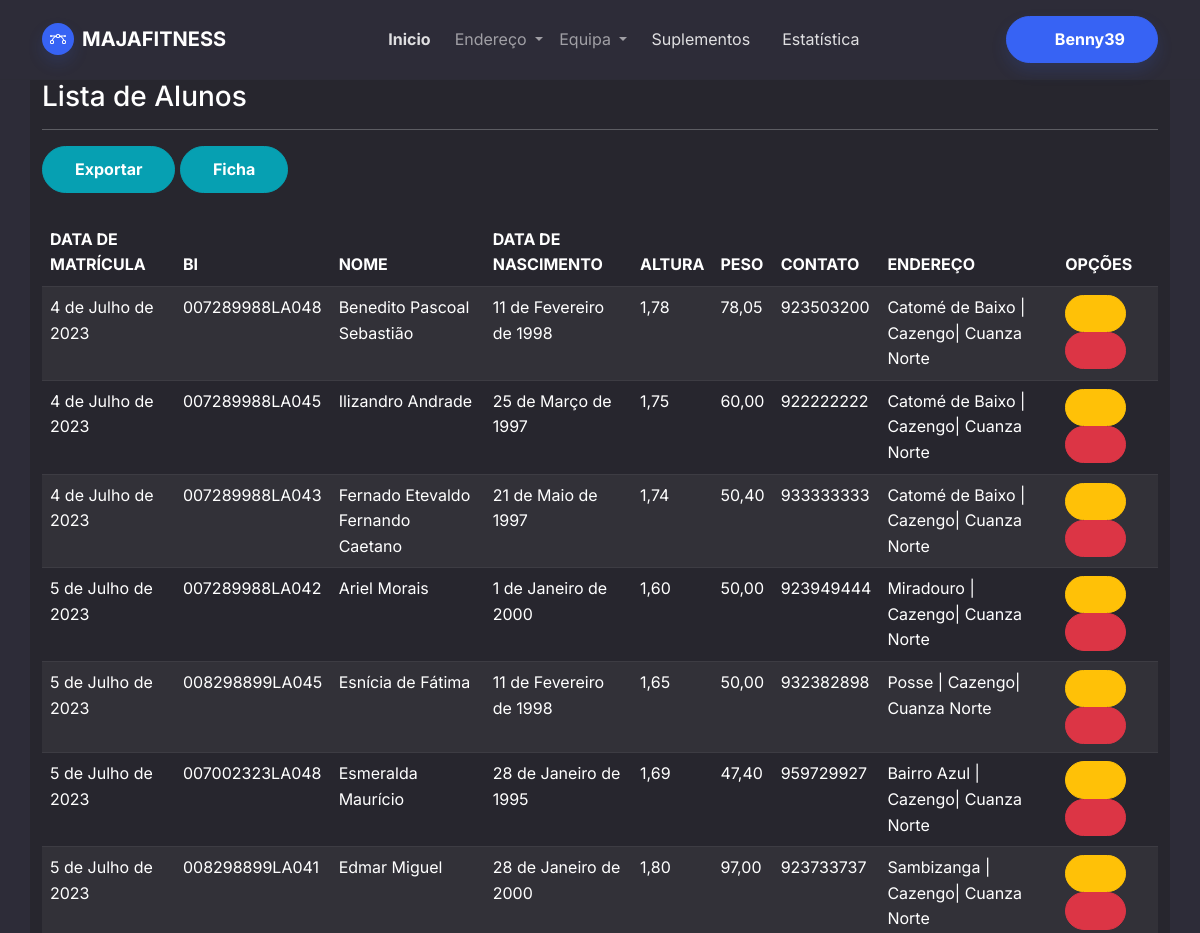
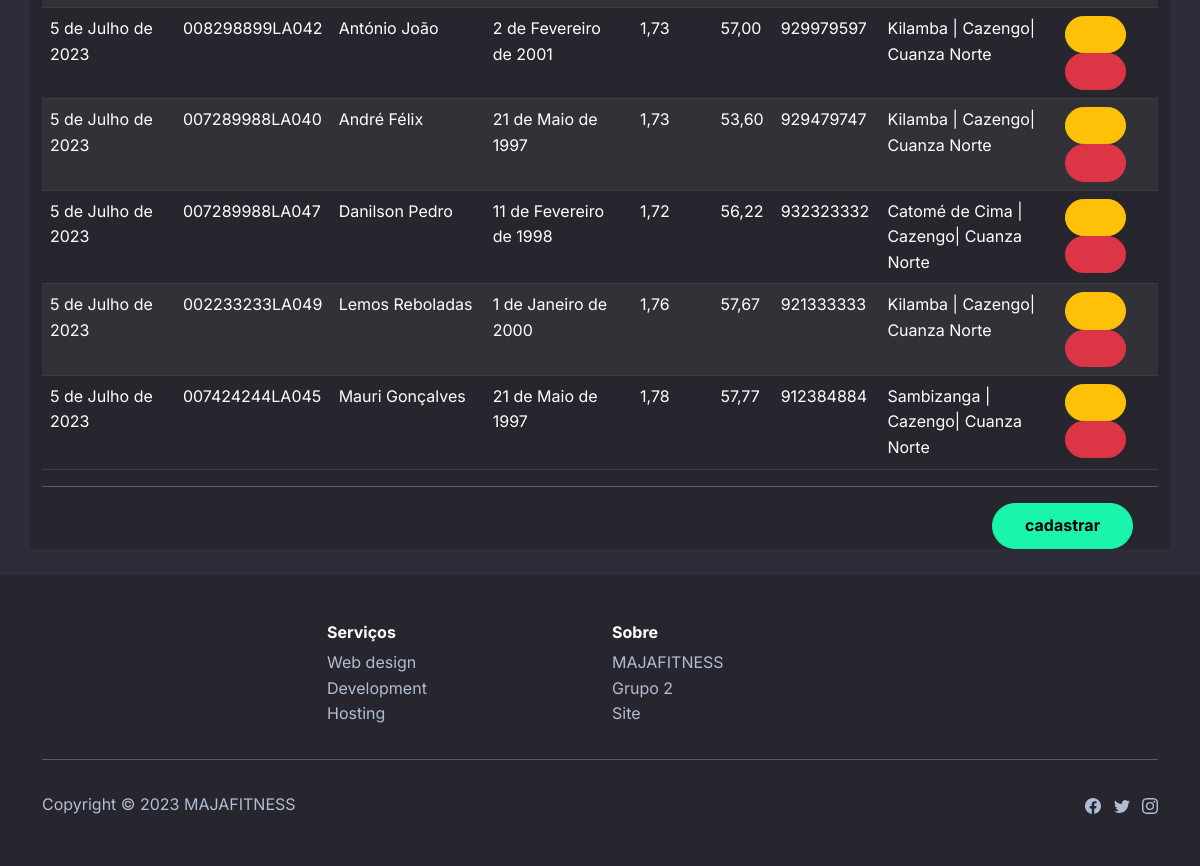
Screenshot of /listar/aluno (signed in) with the database file from the repository (2 pictures, top to bottom).
### cadastros/models.py (models this page shows, shortened)
class Aluno(models.Model):
    nome = models.CharField(max_length=100)
    bi = models.CharField(max_length=14, unique=True)
    data_matricula = models.DateField(default=datetime.now(), verbose_name="Data de Matrícula")
    data_nascimento = models.DateField(verbose_name="Data de Nascimento")
    altura = models.DecimalField(decimal_places=2, max_digits=3)
    peso = models.DecimalField(decimal_places=2, max_digits=5)
    contato1 = models.DecimalField(max_digits=9,decimal_places=0, verbose_name="Contato Príncipal")
    contato2 = models.DecimalField(max_digits=9,decimal_places=0, verbose_name="Contato Alternatico")
    endereco = models.ForeignKey(Bairro, on_delete = models.PROTECT)

class Bairro(models.Model):
    nome = models.CharField(max_length=100)
    municipio = models.ForeignKey(Municipio, on_delete = models.PROTECT, verbose_name="Município")
    def __str__(self):
        return f"{self.nome} | {self.municipio}"

class Municipio(models.Model):
    nome = models.CharField(max_length=100)
    provincia = models.ForeignKey(Provincia, on_delete = models.PROTECT, verbose_name="Província")
    def __str__(self):
        return f"{self.nome}| {self.provincia}"

class Provincia(models.Model):
    nome = models.CharField(max_length=100, unique=True)
    def __str__(self):
        return f"{self.nome}"

### cadastros/views.py (the view)
# urls.py: path("listar/aluno", AlunoListar.as_view(), name="listar-aluno"),
class AlunoListar(GroupRequiredMixin, LoginRequiredMixin, ListView):
    model = Aluno
    template_name="listarAluno.html"
    group_required = u"admin"
    def get_context_data(self, *args, **kwargs):
        context = super().get_context_data(*args, **kwargs)
        context["titulo"] = "Lista de Alunos"
        return context

### cadastros/templates/listarAluno.html (shortened to what this page needs)
{% extends 'index.html' %}
{% load static %}
{% load crispy_forms_tags %}
{% block conteudo %}
<div class="container bg-dark">
    <h3 class="title">{{ titulo }}</h3>
    <hr>
    <a href="{% url 'aluno' %}" type="button" class="btn btn-info">
        Exportar
    </a>
    <a href="{% url 'relatorio' %}" type="button" class="btn btn-info">
        Ficha
    </a>
    <br>
    <br>
        <table class="table table-striped table-hover table-condesed table-dark" id="tabela">
            <thead>
                <tr>
                    <th>DATA DE MATRÍCULA</th>
                    <th>BI</th>
                    <th>NOME</th>
                    <th>DATA DE NASCIMENTO</th>
                    <th>ALTURA</th>
                    <th>PESO</th>
                    <th>CONTATO</th>
                    <th>ENDEREÇO</th>
                    <th>OPÇÕES</th>
                </tr>
            </thead>
            <tbody>
                {% for Aluno in object_list %}
            <tr>
                <td>{{ Aluno.data_matricula }}</td>
                <td>{{ Aluno.bi }}</td>
                <td>{{ Aluno.nome }}</td>
                <td>{{ Aluno.data_nascimento }}</td>
                <td>{{ Aluno.altura }}</td>
                <td>{{ Aluno.peso }}</td>
                <td>{{ Aluno.contato1 }}</td>
                <td>{{ Aluno.endereco }}</td>
                <td>
                    <a href="{% url 'editar-aluno' Aluno.pk %}" class="btn btn-warning btn-sm" data-toggle="tooltip" title="Editar">
                        <i class="fa fa-edit"></i>
                    </a>
                    <a href="{% url 'excluir-aluno' Aluno.pk %}" class="btn btn-danger btn-sm" data-toggle="tooltip" title="Excluir">
                        <i class="fa fa-trash"></i>
                    </a>
                </td>
            </tr>
            {% empty %}
            <tr>
                <td>
                    Sem conteúdo.
                </td>
            </tr>
            {% endfor %}
            </tbody>
        </table>
        <hr>
        <div class="row">
            <div class="col-md-4">
            </div>
            <div class="col-md-6">
            </div>
            <div class="col-md-2">
                <a href="{% url 'cadastrar-aluno' %}" type="button" class="btn btn-success">
                    cadastrar
                </a>
            </div>
        </div>
</div>
<br>
{% endblock %}

### paginas/templates/index.html (shortened to what this page needs)
{% load static %}
<!DOCTYPE html>
<html lang="pt-br">
<head>
    <link rel="stylesheet" href="{% static 'assets/bootstrap/css/bootstrap.min.css' %}">
    <link rel="stylesheet" href="{% static 'fontawesome/css/all.css' %}">
    <link rel="stylesheet" href="{% static 'DataTables/datatables.min.css' %}">
    <link rel="stylesheet" href="{% static 'estilo.css' %}">
</head>
<body style="/*background: url(&quot;design.jpg&quot;);*/background-position: 0 -60px;">
{% block nav %}
{% if request.user.is_authenticated %}
    <nav class="navbar navbar-dark navbar-expand-md sticky-top navbar-shrink py-3" id="mainNav">
        <div class="container"><a class="navbar-brand d-flex align-items-center" href="/"><span class="bs-icon-sm bs-icon-circle bs-icon-primary shadow d-flex justify-content-center align-items-center me-2 bs-icon">
                    </span><span>MAJAFITNESS</span></a>
            <div class="collapse navbar-collapse" id="navcol-1">
                <ul class="navbar-nav mx-auto">
                    <li class="nav-item"><a class="nav-link active" href="{% url 'index' %}">Inicio</a></li>
                    <div class="dropdown">
                        <li class="nav-item" href="#" data-bs-toggle="dropdown">
                            <a href="#" class="nav-link dropdown-toggle">
                                 Endereço
                            </a>
                        </li>
                    </div>
                    <div class="dropdown">
                        <li class="nav-item" href="#" data-bs-toggle="dropdown">
                            <a href="#" class="nav-link dropdown-toggle">
                                 Equipa
                            </a>
                        </li>
                    </div>
                    <li class="nav-item"><a class="nav-link" href="{% url 'suplemento' %}">Suplementos</a></li>
                    <li class="nav-item"><a class="nav-link" href="{% url 'estatistica' %}">Estatística</a></li>
                </ul><a class="btn btn-primary shadow" role="button" href="{% url 'logout' %}"><i class="fa fa-user"></i> {{ request.user }}</a>
            </div>
        </div>
    </nav>
{% endif %}
{% endblock %}
{% block conteudo %}{% endblock %}
{% block footer %}
    <footer class="bg-dark">
        <div class="container py-4 py-lg-5">
            <div class="row justify-content-center">
                <div class="col-sm-4 col-md-3 text-center text-lg-start d-flex flex-column item">
                    <h3 class="fs-6 fw-bold">Serviços</h3>
                    <ul class="list-unstyled">
                        <li><a href="#">Web design</a></li>
                        <li><a href="#">Development</a></li>
                        <li><a href="#">Hosting</a></li>
                    </ul>
                </div>
                <div class="col-sm-4 col-md-3 text-center text-lg-start d-flex flex-column item">
                    <h3 class="fs-6 fw-bold">Sobre</h3>
                    <ul class="list-unstyled">
                        <li><a href="#">MAJAFITNESS</a></li>
                        <li><a href="#">Grupo 2</a></li>
                        <li><a href="#">Site</a></li>
                    </ul>
                </div>
            </div>
            <hr>
            <div class="text-muted d-flex justify-content-between align-items-center pt-3">
                <p class="mb-0">Copyright © 2023 MAJAFITNESS</p>
                <ul class="list-inline mb-0">
                    <li class="list-inline-item"></li>
                    <li class="list-inline-item"></li>
                    <li class="list-inline-item"></li>
                </ul>
            </div>
        </div>
    </footer>
{% endblock %}
</body>
</html>

### rows the page displays
Aluno: data_matricula "4 de Julho de 2023", bi "007289988LA048", nome "Benedito Pascoal Sebastião", data_nascimento "11 de Fevereiro de 1998", altura "1,78", peso "78,05", contato1 "923503200", endereco "Catomé de Baixo | Cazengo| Cuanza Norte"
Aluno: data_matricula "4 de Julho de 2023", bi "007289988LA045", nome "Ilizandro Andrade", data_nascimento "25 de Março de 1997", altura "1,75", peso "60,00", contato1 "922222222", endereco "Catomé de Baixo | Cazengo| Cuanza Norte"
Aluno: data_matricula "4 de Julho de 2023", bi "007289988LA043", nome "Fernado Etevaldo Fernando Caetano", data_nascimento "21 de Maio de 1997", altura "1,74", peso "50,40", contato1 "933333333", endereco "Catomé de Baixo | Cazengo| Cuanza Norte"
Aluno: data_matricula "5 de Julho de 2023", bi "007289988LA042", nome "Ariel Morais", data_nascimento "1 de Janeiro de 2000", altura "1,60", peso "50,00", contato1 "923949444", endereco "Miradouro | Cazengo| Cuanza Norte"
Aluno: data_matricula "5 de Julho de 2023", bi "008298899LA045", nome "Esnícia de Fátima", data_nascimento "11 de Fevereiro de 1998", altura "1,65", peso "50,00", contato1 "932382898", endereco "Posse | Cazengo| Cuanza Norte"
Aluno: data_matricula "5 de Julho de 2023", bi "007002323LA048", nome "Esmeralda Maurício", data_nascimento "28 de Janeiro de 1995", altura "1,69", peso "47,40", contato1 "959729927", endereco "Bairro Azul | Cazengo| Cuanza Norte"
Aluno: data_matricula "5 de Julho de 2023", bi "008298899LA041", nome "Edmar Miguel", data_nascimento "28 de Janeiro de 2000", altura "1,80", peso "97,00", contato1 "923733737", endereco "Sambizanga | Cazengo| Cuanza Norte"
Aluno: data_matricula "5 de Julho de 2023", bi "008298899LA042", nome "António João", data_nascimento "2 de Fevereiro de 2001", altura "1,73", peso "57,00", contato1 "929979597", endereco "Kilamba | Cazengo| Cuanza Norte"
Aluno: data_matricula "5 de Julho de 2023", bi "007289988LA040", nome "André Félix", data_nascimento "21 de Maio de 1997", altura "1,73", peso "53,60", contato1 "929479747", endereco "Kilamba | Cazengo| Cuanza Norte"
Aluno: data_matricula "5 de Julho de 2023", bi "007289988LA047", nome "Danilson Pedro", data_nascimento "11 de Fevereiro de 1998", altura "1,72", peso "56,22", contato1 "932323332", endereco "Catomé de Cima | Cazengo| Cuanza Norte"
Aluno: data_matricula "5 de Julho de 2023", bi "002233233LA049", nome "Lemos Reboladas", data_nascimento "1 de Janeiro de 2000", altura "1,76", peso "57,67", contato1 "921333333", endereco "Kilamba | Cazengo| Cuanza Norte"
Aluno: data_matricula "5 de Julho de 2023", bi "007424244LA045", nome "Mauri Gonçalves", data_nascimento "21 de Maio de 1997", altura "1,78", peso "57,77", contato1 "912384884", endereco "Sambizanga | Cazengo| Cuanza Norte"

### other values shown
{{ request.user }} "Benny39"
{{ titulo }} "Lista de Alunos"
